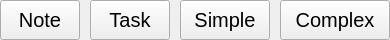
             <widget class="QWidget" name="preset">
              <property name="geometry">
               <rect>
                <x>0</x>
                <y>0</y>
                <width>390</width>
                <height>40</height>
               </rect>
              </property>
              <property name="maximumSize">
               <size>
                <width>16777215</width>
                <height>40</height>
               </size>
              </property>
              <layout class="QHBoxLayout" name="preset_container">
               <property name="spacing">
                <number>10</number>
               </property>
               <property name="leftMargin">
                <number>0</number>
               </property>
               <property name="topMargin">
                <number>0</number>
               </property>
               <property name="rightMargin">
                <number>0</number>
               </property>
               <property name="bottomMargin">
                <number>0</number>
               </property>
               <item>
                <widget class="QPushButton" name="note_button">
                 <property name="minimumSize">
                  <size>
                   <width>80</width>
                   <height>40</height>
                  </size>
                 </property>
                 <property name="maximumSize">
                  <size>
                   <width>80</width>
                   <height>40</height>
                  </size>
                 </property>
                 <property name="font">
                  <font>
                   <family>Arial</family>
                   <pointsize>15</pointsize>
                  </font>
                 </property>
                 <property name="text">
                  <string>Note</string>
                 </property>
                 <property name="icon">
                  <iconset>
                   <normalon>:/icons/calendar/events/message_box_dark.svg</normalon>
                   <disabledoff>:/icons/calendar/events/message_box_grey.svg</disabledoff>
                   <disabledon>:/icons/calendar/events/message_box_grey.svg</disabledon>
                   <activeoff>:/icons/calendar/events/message_box_blue.svg</activeoff>
                   <activeon>:/icons/calendar/events/message_box_blue.svg</activeon>
                   <selectedoff>:/icons/calendar/events/message_box_blue.svg</selectedoff>
                   <selectedon>:/icons/calendar/events/message_box_blue.svg</selectedon>
                  </iconset>
                 </property>
                 <property name="iconSize">
                  <size>
                   <width>20</width>
                   <height>20</height>
                  </size>
                 </property>
                </widget>
               </item>
               <item>
                <widget class="QPushButton" name="task_button">
                 <property name="minimumSize">
                  <size>
                   <width>80</width>
                   <height>40</height>
                  </size>
                 </property>
                 <property name="maximumSize">
                  <size>
                   <width>80</width>
                   <height>40</height>
                  </size>
                 </property>
                 <property name="font">
                  <font>
                   <family>Arial</family>
                   <pointsize>15</pointsize>
                  </font>
                 </property>
                 <property name="text">
                  <string>Task</string>
                 </property>
                 <property name="icon">
                  <iconset>
                   <normalon>:/icons/calendar/events/todo_task_dark.svg</normalon>
                   <disabledoff>:/icons/calendar/events/todo_task_grey.svg</disabledoff>
                   <disabledon>:/icons/calendar/events/todo_task_grey.svg</disabledon>
                   <activeoff>:/icons/calendar/events/todo_task_green.svg</activeoff>
                   <activeon>:/icons/calendar/events/todo_task_green.svg</activeon>
                   <selectedoff>:/icons/calendar/events/todo_task_green.svg</selectedoff>
                   <selectedon>:/icons/calendar/events/todo_task_green.svg</selectedon>
                  </iconset>
                 </property>
                 <property name="iconSize">
                  <size>
                   <width>20</width>
                   <height>20</height>
                  </size>
                 </property>
                </widget>
               </item>
               <item>
                <widget class="QPushButton" name="simple_button">
                 <property name="minimumSize">
                  <size>
                   <width>90</width>
                   <height>40</height>
                  </size>
                 </property>
                 <property name="maximumSize">
                  <size>
                   <width>80</width>
                   <height>40</height>
                  </size>
                 </property>
                 <property name="font">
                  <font>
                   <family>Arial</family>
                   <pointsize>15</pointsize>
                  </font>
                 </property>
                 <property name="text">
                  <string>Simple</string>
                 </property>
                 <property name="icon">
                  <iconset resource="../../assets/rss.qrc">
                   <normaloff>:/icons/calendar/events/other/simple_dark.svg</normaloff>
                   <disabledoff>:/icons/calendar/events/other/simple_grey.svg</disabledoff>
                   <activeoff>:/icons/calendar/events/other/simple_orange.svg</activeoff>
                   <selectedoff>:/icons/calendar/events/other/simple_orange.svg</selectedoff>:/icons/calendar/events/other/simple_dark.svg</iconset>
                 </property>
                 <property name="iconSize">
                  <size>
                   <width>20</width>
                   <height>20</height>
                  </size>
                 </property>
                </widget>
               </item>
               <item>
                <widget class="QPushButton" name="other_button">
                 <property name="sizePolicy">
                  <sizepolicy hsizetype="MinimumExpanding" vsizetype="Fixed">
                   <horstretch>0</horstretch>
                   <verstretch>0</verstretch>
                  </sizepolicy>
                 </property>
                 <property name="minimumSize">
                  <size>
                   <width>110</width>
                   <height>40</height>
                  </size>
                 </property>
                 <property name="maximumSize">
                  <size>
                   <width>80</width>
                   <height>40</height>
                  </size>
                 </property>
                 <property name="font">
                  <font>
                   <family>Arial</family>
                   <pointsize>15</pointsize>
                  </font>
                 </property>
                 <property name="text">
                  <string>Complex</string>
                 </property>
                 <property name="icon">
                  <iconset resource="../../assets/rss.qrc">
                   <normaloff>:/icons/calendar/events/other/complex_dark.svg</normaloff>
                   <disabledon>:/icons/calendar/events/other/complex_grey.svg</disabledon>
                   <activeoff>:/icons/calendar/events/other/complex_purple.svg</activeoff>
                   <selectedoff>:/icons/calendar/events/other/complex_purple.svg</selectedoff>:/icons/calendar/events/other/complex_dark.svg</iconset>
                 </property>
                 <property name="iconSize">
                  <size>
                   <width>20</width>
                   <height>20</height>
                  </size>
                 </property>
                </widget>
               </item>
              </layout>
             </widget>
